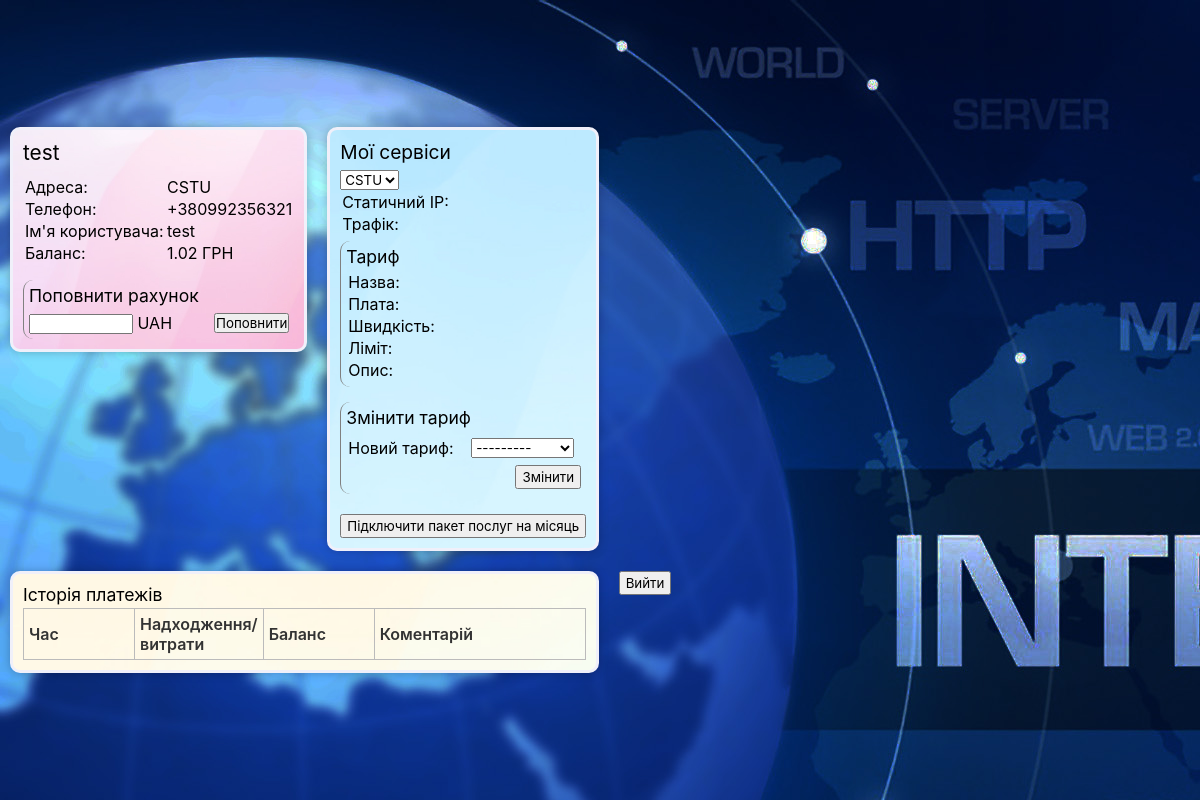
Page /dashboard (signed in) on the earlier database version.
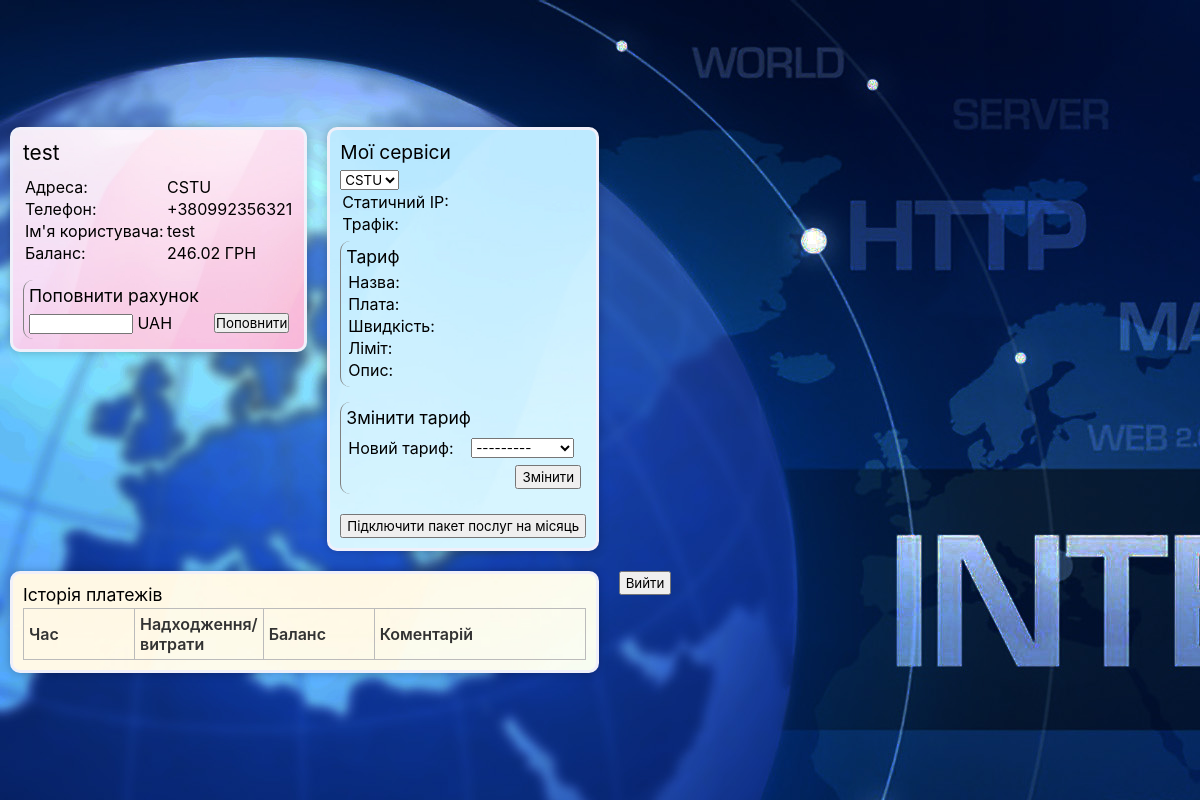
Same page on the later database version.
### main/models.py (models this page shows, shortened)
class Customer(models.Model):
    id = models.AutoField(primary_key=True)
    name = models.CharField(max_length=50)
    address = models.CharField(max_length=50)
    phone = models.CharField(max_length=20)
    balance = models.DecimalField(default=0, max_digits=5, decimal_places=2)
    user = models.OneToOneField(User, on_delete=models.CASCADE)

### main/views.py (the view)
# urls.py: path('dashboard', views.dashboard),
@login_required
def dashboard(request):
    if request.user.groups.filter(name='Worker').exists():
        return render(request, 'main/dashboard_worker.html', {
            'create_tariff_form': CreateTariffForm(auto_id=False), 'create_customer_form': CreateCustomerForm(auto_id=False),
            'create_service_form': CreateServiceForm(auto_id=False), 'deactivate_tariff_form': DeactivateTariffForm(auto_id=False)})
    else:
        customer = Customer.objects.get(user=request.user)
        services = Service.objects.filter(customer=customer)
        top_up_balance_form = TopUpBalanceForm()
        switch_tariff_form = SwitchTariffForm()
        return render(request, 'main/dashboard_customer.html',
                      {'customer': customer, 'services': services,
                       'top_up_balance_form': top_up_balance_form, 'switch_tariff_form': switch_tariff_form})

### main/forms.py
class TopUpBalanceForm(forms.Form):
    amount = forms.DecimalField(label='Сума', decimal_places=2, min_value=1)

class SwitchTariffForm(forms.Form):
    new_tariff = forms.ModelChoiceField(label='Новий тариф', queryset=Tariff.objects.filter(active=True))

### main/models.py (called while the page is built)
    def __str__(self):
        return self.name

### main/templates/main/dashboard_customer.html (shortened to what the changed rows need)
<!DOCTYPE html>
{% load static %}
<html lang="en">
<head>
    <link href="{% static 'main/style.css' %}" rel="stylesheet">
    <link href="{% static 'main/dashboard_customer.css' %}" rel="stylesheet">
</head>
<body>
    <div class="container">
        <div style="display: flex; flex-wrap: wrap;">
            <div class="comp info_panel comp_bg1">
                <p class="comp_title">{{customer.name}}</p>
                <div id="customer_info">
                    <table style="width: 100%;">
                        <col width="140">
                        <tr>
                            <td>Адреса:</td>
                            <td>{{customer.address}}</td>
                        </tr>
                        <tr>
                            <td>Телефон:</td>
                            <td>{{customer.phone}}</td>
                        </tr>
                        <tr>
                            <td>Iм'я користувача:</td>
                            <td>{{customer.user.username}}</td>
                        </tr>
                        <tr>
                            <td>Баланс:</td>
                            <td>{{customer.balance}} ГРН</td>
                        </tr>
                    </table>
                    {% if services|length > 0 %}
                    <div class="border" style="margin-top: 15px;">
                    </div>
                    {% endif %}
                </div>
            </div>
            <div class="comp pay_history comp_bg3">
                <div style="display: block; max-height: 600px; overflow-y: auto">
                    <table id="payments_table" class="data_table" style="border-spacing: 0; border-collapse: collapse">
                        <thead>
                            <th align="left" width="100px">Час</th>
                            <th align="left" width="100px">Надходження/витрати</th>
                            <th align="left" width="100px">Баланс</th>
                            <th align="left" width="200px">Коментарiй</th>
                        </thead>
                    </table>
                </div>
            </div>
        </div>
    </div>
</body>
</html>

Differences in the rows shown:
changed Customer "test": balance "1.02" → "246.02"
